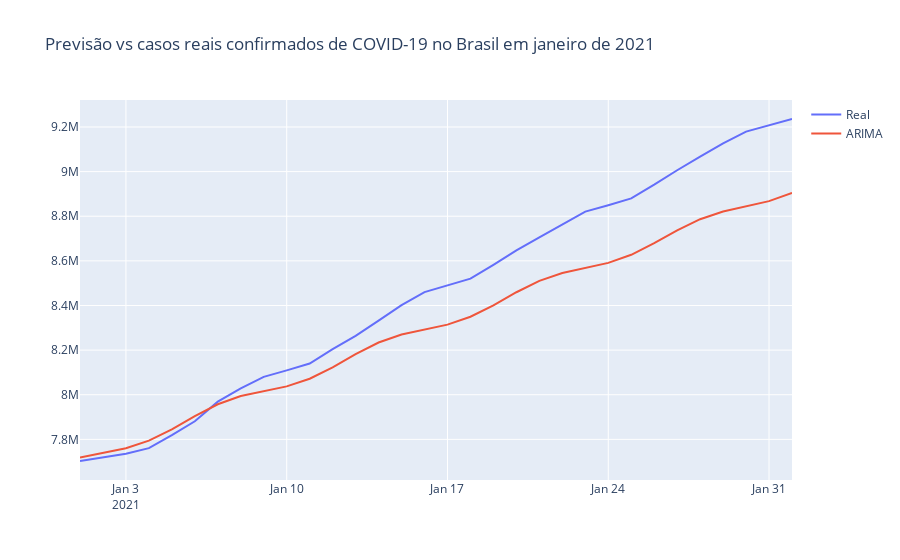

Source (notebook cell):
### Code cell
fig = go.Figure(go.Scatter(
  x=brazil_2021_total_cases.index, y=brazil_2021_total_cases, name='Real'
))
fig.add_trace(go.Scatter(
  x=pd.date_range('2021-01-01', '2021-02-01'), y=model.predict(32), name='ARIMA'
))
fig.update_layout(title='Previsão vs casos reais confirmados de COVID-19 no Brasil em janeiro de 2021')

fig.show()
